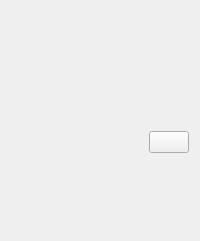
     <widget class="QWidget" name="tabAbout">
      <attribute name="title">
       <string>About</string>
      </attribute>
      <layout class="QVBoxLayout" name="verticalLayout_3">
       <item>
        <widget class="QLabel" name="labelAppLogo">
         <property name="text">
          <string/>
         </property>
         <property name="pixmap">
          <pixmap resource="../res/cuda-z.qrc">:/img/logo.png</pixmap>
         </property>
        </widget>
       </item>
       <item>
        <widget class="QLabel" name="labelAppName">
         <property name="text">
          <string notr="true">&lt;name&gt;</string>
         </property>
        </widget>
       </item>
       <item>
        <widget class="QLabel" name="labelAppVersion">
         <property name="text">
          <string notr="true">&lt;version&gt;</string>
         </property>
        </widget>
       </item>
       <item>
        <widget class="QLabel" name="labelAppURL">
         <property name="text">
          <string notr="true">&lt;urls&gt;</string>
         </property>
         <property name="openExternalLinks">
          <bool>true</bool>
         </property>
        </widget>
       </item>
       <item>
        <widget class="QLabel" name="labelAppAuthor">
         <property name="text">
          <string notr="true">&lt;author&gt;</string>
         </property>
        </widget>
       </item>
       <item>
        <widget class="QLabel" name="labelAppCopy">
         <property name="text">
          <string>&lt;copyrights&gt;</string>
         </property>
         <property name="wordWrap">
          <bool>true</bool>
         </property>
         <property name="openExternalLinks">
          <bool>true</bool>
         </property>
        </widget>
       </item>
       <item>
        <layout class="QHBoxLayout" name="horizontalLayout_4">
         <item>
          <widget class="QLabel" name="labelAppUpdateImg">
           <property name="maximumSize">
            <size>
             <width>16</width>
             <height>16</height>
            </size>
           </property>
           <property name="text">
            <string notr="true"/>
           </property>
           <property name="pixmap">
            <pixmap resource="../res/cuda-z.qrc">:/img/upd-info.png</pixmap>
           </property>
          </widget>
         </item>
         <item>
          <widget class="QLabel" name="labelAppUpdate">
           <property name="text">
            <string notr="true">&lt;update&gt;</string>
           </property>
           <property name="wordWrap">
            <bool>true</bool>
           </property>
           <property name="openExternalLinks">
            <bool>true</bool>
           </property>
          </widget>
         </item>
         <item>
          <widget class="QPushButton" name="pushUpdate">
           <property name="sizePolicy">
            <sizepolicy hsizetype="Fixed" vsizetype="Fixed">
             <horstretch>0</horstretch>
             <verstretch>0</verstretch>
            </sizepolicy>
           </property>
           <property name="text">
            <string notr="true"/>
           </property>
           <property name="icon">
            <iconset resource="../res/cuda-z.qrc">
             <normaloff>:/img/upd-update.png</normaloff>:/img/upd-update.png</iconset>
           </property>
           <property name="autoDefault">
            <bool>false</bool>
           </property>
          </widget>
         </item>
        </layout>
       </item>
       <item>
        <spacer name="verticalSpacer_4">
         <property name="orientation">
          <enum>Qt::Vertical</enum>
         </property>
         <property name="sizeHint" stdset="0">
          <size>
           <width>20</width>
           <height>77</height>
          </size>
         </property>
        </spacer>
       </item>
      </layout>
     </widget>
